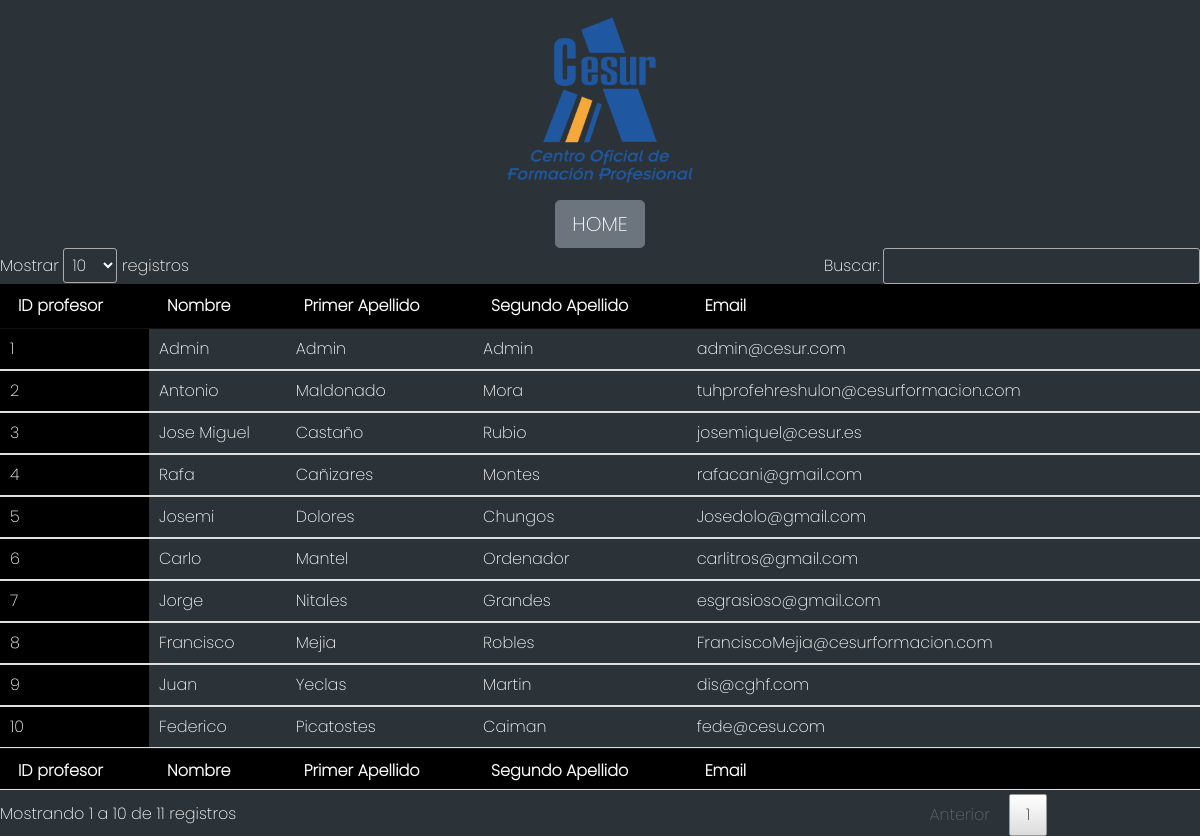
The page /php/mostrar_profesor.php (signed in) on the database its author committed.
### tables this page shows
CREATE TABLE `profesor` (
  `ID_Profesor` int NOT NULL AUTO_INCREMENT,
  `Nombre` varchar(20) NOT NULL,
  `Apellido1` varchar(20) NOT NULL,
  `Apellido2` varchar(20) NOT NULL,
  `Contraseña` char(32) NOT NULL,
  `Email` varchar(64) NOT NULL,
  `rol` int DEFAULT 1,
  PRIMARY KEY (`ID_Profesor`)
);

### php/lib/DB.php (called while the page is built, shortened)
<?php
class DB
{
  private $host="localhost";
  private $user="root";
  private $pass="";
  private $db_name="proyectodual";
  private $port="3307";
  private $conexion;
  private $error=false;
  function __construct()
  {
      $this->conexion = new mysqli($this->host, $this->user, $this->pass, $this->db_name, $this->port);
  }
  function hayError(){
    return $this->error;
  }
  function realizarConsulta($consulta){
    if (!$this->hayError()){
      $resultado = $this->conexion->query($consulta);
      return $resultado;
    } else {
      $this->error_msj="Imposible realizar la consulta: ".$consulta;
      return null;
    }
  }
}
?>

### php/lib/consultas.php (called while the page is built, shortened)
<?php
include 'DB.php';
class consultas extends DB
{
    public function mostrarprofesor()
    {
        $sql = "SELECT * FROM profesor";
        $resultado = $this->realizarConsulta($sql);
        if ($resultado != null) {
            $tabla = [];
            while ($fila = $resultado->fetch_assoc()) {
                $tabla[] = $fila;
            }
            return $tabla;
        } else {
            return null;
        }
    }
}

### php/mostrar_profesor.php (the view, shortened to what this page needs)
<?php
    require 'lib/consultas.php';
    $BaseDatos=new consultas();
    $resultado=$BaseDatos->mostrarprofesor();
?>
<!DOCTYPE html>
<html lang="es">
<head>
    <link rel="stylesheet" href="../css/jquery.dataTables.min.css">
    <link rel="stylesheet" href="../css/bootstrap.min.css">
    <link rel="stylesheet" href="../css/local.css">
</head>
<body>
    <div class="encabezado">
        <img class="logo" alt="logo" src="../img/CESUR-web.png">
    </div>
<div class="text-center">
    <a href="index.php"><input type="button" class="btn btn-secondary btn-lg" value="HOME"></a>
</div>
<div class="tablon">
    <table id="tabla" class='display table'>
        <thead>
            <tr>
                <th> ID profesor </th>
                <th> Nombre </th>
                <th> Primer Apellido </th>
                <th> Segundo Apellido </th>
                <th> Email </th>
                <th> </th>
                <th> </th>
            </tr>
        </thead>
        <tbody>
<?php
    foreach($resultado as $profesor){
    echo "<tr>";
        echo "<td>".$profesor["ID_Profesor"]."</td>";
        echo "<td>".$profesor["Nombre"]."</td>";
        echo "<td>".$profesor["Apellido1"]."</td>";
        echo "<td>".$profesor["Apellido2"]."</td>";
        echo "<td>".$profesor["Email"]."</td>";
        if ($_SESSION["Rol"] == 0) {
            echo "<td><a href='modProfesor.php?id=".$profesor["ID_Profesor"]."'><input type='button' class='btn btn-info' value='Modificar'></a></td>";
            echo "<td><a href='deleteProfesor.php?id=".$profesor["ID_Profesor"]."'><input type='button' class='btn btn-danger' value='Eliminar'></a></td>";
        }
        else {
            echo "<td></td><td></td>";
        }
    echo "</tr>";
    }
?>
        </tbody>
        <tfoot>
            <tr>
                <th> ID profesor </th>
                <th> Nombre </th>
                <th> Primer Apellido </th>
                <th> Segundo Apellido </th>
                <th> Email </th>
                <th> </th>
                <th> </th>
            </tr>
        </tfoot>
</table>
</div>
</body>
</html>

### css/local.css (style rules this page uses)
body { font-family: 'Poppins', Arial, Helvetica, sans-serif; color: white; background-color: #2c3338; }
th, td { color: white; }
.encabezado { background-color: #2c3338; width: 100%; height: 200px; text-align: center; }
.logo { width: 200px; }
.tablon td { background-color: #2c3338; }
.tablon .sorting_1, .tablon thead, .tablon tfoot { background-color: black !important; }

### rows shown on the page
profesor: ID_Profesor "1", Nombre "Admin", Apellido1 "Admin", Apellido2 "Admin", Email "admin@cesur.com"
profesor: ID_Profesor "2", Nombre "Antonio", Apellido1 "Maldonado", Apellido2 "Mora", Email "tuhprofehreshulon@cesurformacion.com"
profesor: ID_Profesor "3", Nombre "Jose Miguel", Apellido1 "Castaño", Apellido2 "Rubio", Email "josemiquel@cesur.es"
profesor: ID_Profesor "4", Nombre "Rafa", Apellido1 "Cañizares", Apellido2 "Montes", Email "rafacani@gmail.com"
profesor: ID_Profesor "5", Nombre "Josemi", Apellido1 "Dolores", Apellido2 "Chungos", Email "Josedolo@gmail.com"
profesor: ID_Profesor "6", Nombre "Carlo", Apellido1 "Mantel", Apellido2 "Ordenador", Email "carlitros@gmail.com"
profesor: ID_Profesor "7", Nombre "Jorge", Apellido1 "Nitales", Apellido2 "Grandes", Email "esgrasioso@gmail.com"
profesor: ID_Profesor "8", Nombre "Francisco", Apellido1 "Mejia", Apellido2 "Robles", Email "FranciscoMejia@cesurformacion.com"
profesor: ID_Profesor "9", Nombre "Juan", Apellido1 "Yeclas", Apellido2 "Martin", Email "dis@cghf.com"
profesor: ID_Profesor "10", Nombre "Federico", Apellido1 "Picatostes", Apellido2 "Caiman", Email "fede@cesu.com"
